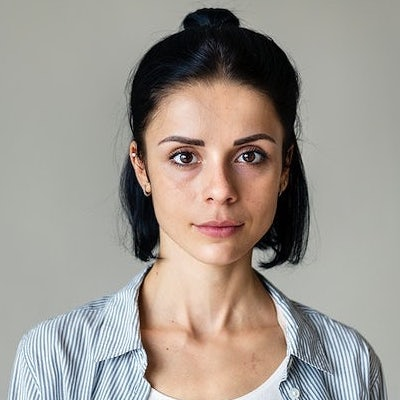
#> input picture face1.jpg, 400 x 400 px
$ python medianFilter.py
#> lines starting #> are read from the running program, lines starting #| are printed output that depends on the picture
#####################################################################

import numpy as np
import cv2

#####################################################################

# Define the size of the filter
n = 3

# Load the image
img = cv2.imread('face1.jpg')
#> img is the input picture: shape (400, 400, 3); mean B, G, R 143.9, 151.2, 158.4

# Read the dimensions of the image
rows,cols,channels = img.shape
#> rows = 400; cols = 400; channels = 3

# Initialise the new image (where the filtered values will be stored)
imgNew = np.zeros((rows, cols, channels))

#####################################################################

# MEDIAN FILTER
for x in range(n, rows-n):          # loop through rows (ignore boundary)
    for y in range(n, cols-n):      # loop through cols (ignore boundary)
        for z in range(channels):   # loop through BGR colour channels
            neighbourhood = img[x-n:x+n, y-n:y+n, z]
            # define filter neighbourhood
            imgNew[x,y,z] = np.median(neighbourhood)    # compute median value
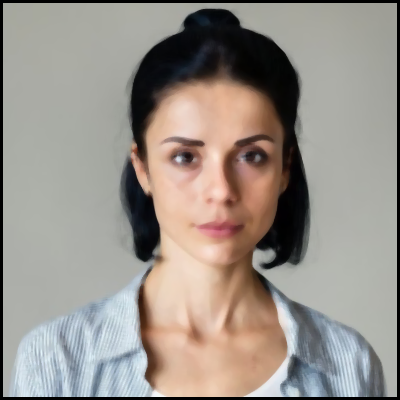
#> imgNew: shape (400, 400, 3) float64; mean B, G, R 139, 146.3, 153.6

#####################################################################

# Save the result
cv2.imwrite("medianFiltered.png", imgNew);

#####################################################################

$ run again, with face2.jpg copied over face1.jpg
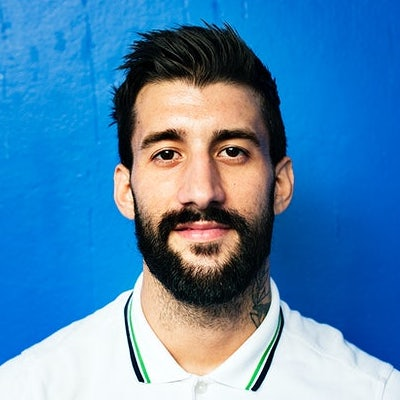
#> input picture face2.jpg, 400 x 400 px
#> img is the input picture: shape (400, 400, 3); mean B, G, R 176.8, 133.1, 78.9
#> after the loop `for x in range(n, rows-n):`:
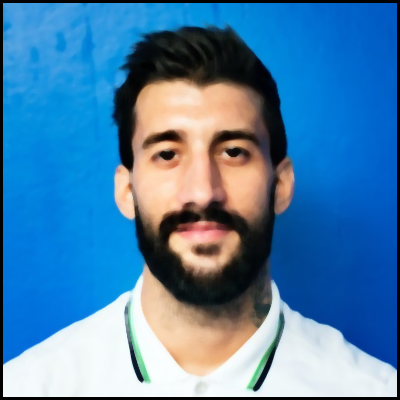
#> imgNew: shape (400, 400, 3) float64; mean B, G, R 170.5, 128.7, 76.2
